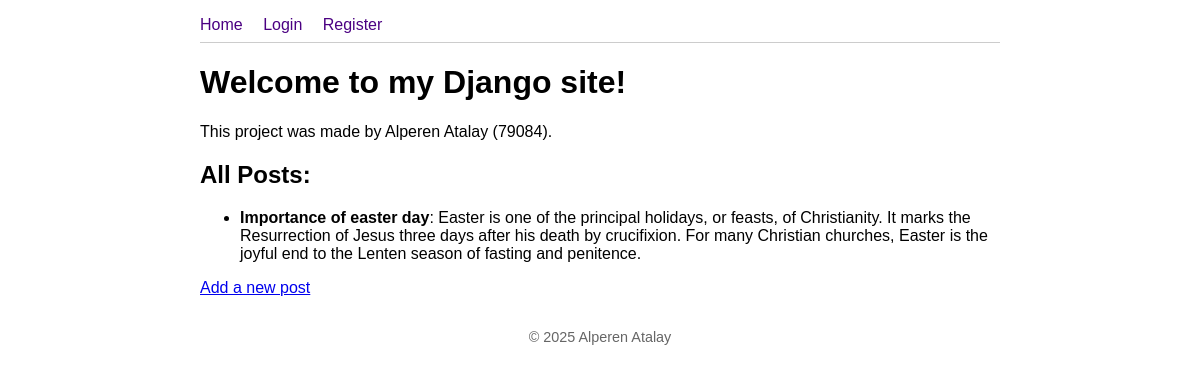
The page / on the database its author committed.
### core/models.py (models this page shows, shortened)
class Post(models.Model):
    title = models.CharField(max_length=200)
    content = models.TextField()
    created_at = models.DateTimeField(auto_now_add=True)

### core/views.py (the view)
# urls.py: 2. Add a URL to urlpatterns:  path('', views.home, name='home')
def home(request):
    posts = Post.objects.all()
    return render(request, 'core/home.html', {'posts': posts})

### core/templates/core/home.html (shortened to what this page needs)
{% extends 'core/base.html' %}
{% block content %}
  <h1>Welcome to my Django site!</h1>
  <p>This project was made by Alperen Atalay (79084).</p>
  <h2>All Posts:</h2>
  <ul>
    {% for post in posts %}
      <li>
        <strong>{{ post.title }}</strong>: {{ post.content }}
      </li>
    {% empty %}
      <li>No posts yet.</li>
    {% endfor %}
  </ul>
  <a href="{% url 'add_post' %}">Add a new post</a>
{% endblock %}

### static/core/css/style.css (style rules this page uses)
body { font-family: Arial, Helvetica, sans-serif; max-width: 800px; margin: 0 auto; padding: 1rem; }

### rows shown on the page
Post: title "Importance of easter day", content "Easter is one of the principal holidays, or feasts, of Christianity. It marks the Resurrection of Jesus three days after his death by crucifixion. For many Christian churches, Easter is the joyful end to the Lenten season of fasting and penitence."
